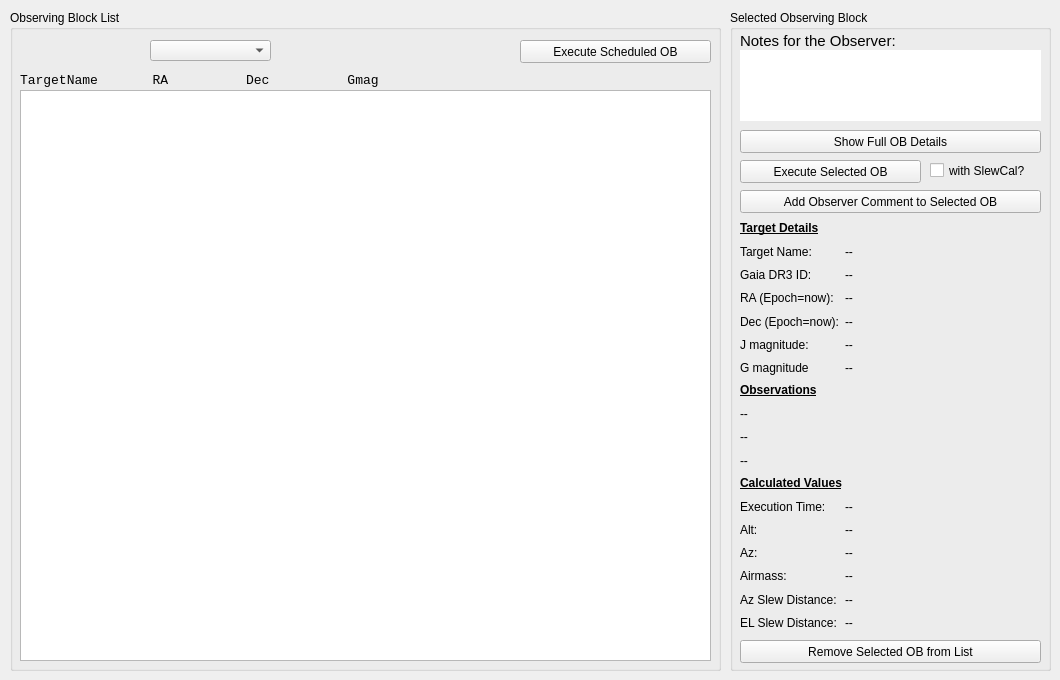
    <widget class="QWidget" name="tab">
     <attribute name="title">
      <string>Observing Blocks</string>
     </attribute>
     <widget class="QGroupBox" name="groupBox">
      <property name="geometry">
       <rect>
        <x>10</x>
        <y>10</y>
        <width>711</width>
        <height>661</height>
       </rect>
      </property>
      <property name="title">
       <string>Observing Block List</string>
      </property>
      <widget class="QComboBox" name="SortOrWeather">
       <property name="geometry">
        <rect>
         <x>140</x>
         <y>30</y>
         <width>121</width>
         <height>21</height>
        </rect>
       </property>
      </widget>
      <widget class="QListView" name="ListOfOBs">
       <property name="geometry">
        <rect>
         <x>10</x>
         <y>80</y>
         <width>691</width>
         <height>571</height>
        </rect>
       </property>
       <property name="font">
        <font>
         <family>Monospace</family>
         <pointsize>10</pointsize>
        </font>
       </property>
       <property name="alternatingRowColors">
        <bool>true</bool>
       </property>
      </widget>
      <widget class="QLabel" name="SortOrWeatherLabel">
       <property name="geometry">
        <rect>
         <x>10</x>
         <y>30</y>
         <width>121</width>
         <height>21</height>
        </rect>
       </property>
       <property name="font">
        <font>
         <pointsize>11</pointsize>
        </font>
       </property>
       <property name="text">
        <string/>
       </property>
       <property name="alignment">
        <set>Qt::AlignRight|Qt::AlignTrailing|Qt::AlignVCenter</set>
       </property>
      </widget>
      <widget class="QLabel" name="OBListHeader">
       <property name="geometry">
        <rect>
         <x>10</x>
         <y>60</y>
         <width>671</width>
         <height>21</height>
        </rect>
       </property>
       <property name="font">
        <font>
         <family>Monospace</family>
         <pointsize>10</pointsize>
        </font>
       </property>
       <property name="text">
        <string>TargetName       RA          Dec          Gmag</string>
       </property>
      </widget>
      <widget class="QPushButton" name="ExecuteScheduledOB">
       <property name="geometry">
        <rect>
         <x>510</x>
         <y>30</y>
         <width>191</width>
         <height>23</height>
        </rect>
       </property>
       <property name="text">
        <string>Execute Scheduled OB</string>
       </property>
      </widget>
     </widget>
     <widget class="QGroupBox" name="groupBox_2">
      <property name="geometry">
       <rect>
        <x>730</x>
        <y>10</y>
        <width>321</width>
        <height>661</height>
       </rect>
      </property>
      <property name="title">
       <string>Selected Observing Block</string>
      </property>
      <widget class="QPushButton" name="SOB_ExecuteButton">
       <property name="geometry">
        <rect>
         <x>10</x>
         <y>150</y>
         <width>181</width>
         <height>23</height>
        </rect>
       </property>
       <property name="text">
        <string>Execute Selected OB</string>
       </property>
      </widget>
      <widget class="QPushButton" name="SOB_ShowButton">
       <property name="geometry">
        <rect>
         <x>10</x>
         <y>120</y>
         <width>301</width>
         <height>23</height>
        </rect>
       </property>
       <property name="text">
        <string>Show Full OB Details</string>
       </property>
      </widget>
      <widget class="QWidget" name="gridLayoutWidget_14">
       <property name="geometry">
        <rect>
         <x>10</x>
         <y>210</y>
         <width>301</width>
         <height>411</height>
        </rect>
       </property>
       <layout class="QGridLayout" name="gridLayout_3" columnstretch="35,75">
        <item row="6" column="0">
         <widget class="QLabel" name="label_47">
          <property name="text">
           <string>G magnitude</string>
          </property>
         </widget>
        </item>
        <item row="14" column="0">
         <widget class="QLabel" name="label_69">
          <property name="text">
           <string>Az:</string>
          </property>
         </widget>
        </item>
        <item row="3" column="0">
         <widget class="QLabel" name="TargetRALabel">
          <property name="text">
           <string>RA (Epoch=now):</string>
          </property>
         </widget>
        </item>
        <item row="3" column="1">
         <widget class="QLabel" name="SOB_TargetRA">
          <property name="text">
           <string>--</string>
          </property>
         </widget>
        </item>
        <item row="17" column="1">
         <widget class="QLabel" name="SOB_ELSlew">
          <property name="text">
           <string>--</string>
          </property>
         </widget>
        </item>
        <item row="12" column="1">
         <widget class="QLabel" name="SOB_ExecutionTime">
          <property name="text">
           <string>--</string>
          </property>
         </widget>
        </item>
        <item row="2" column="1">
         <widget class="QLabel" name="SOB_GaiaID">
          <property name="text">
           <string>--</string>
          </property>
         </widget>
        </item>
        <item row="16" column="0">
         <widget class="QLabel" name="label_64">
          <property name="text">
           <string>Az Slew Distance:</string>
          </property>
         </widget>
        </item>
        <item row="1" column="0">
         <widget class="QLabel" name="TargetNameLabel">
          <property name="text">
           <string>Target Name:</string>
          </property>
         </widget>
        </item>
        <item row="8" column="0" colspan="2">
         <widget class="QLabel" name="SOB_Observation1">
          <property name="text">
           <string>--</string>
          </property>
         </widget>
        </item>
        <item row="16" column="1">
         <widget class="QLabel" name="SOB_AzSlew">
          <property name="text">
           <string>--</string>
          </property>
         </widget>
        </item>
        <item row="4" column="0">
         <widget class="QLabel" name="TargetDecLabel">
          <property name="text">
           <string>Dec (Epoch=now):</string>
          </property>
         </widget>
        </item>
        <item row="15" column="1">
         <widget class="QLabel" name="SOB_Airmass">
          <property name="text">
           <string>--</string>
          </property>
         </widget>
        </item>
        <item row="15" column="0">
         <widget class="QLabel" name="label_61">
          <property name="text">
           <string>Airmass:</string>
          </property>
         </widget>
        </item>
        <item row="0" column="0">
         <widget class="QLabel" name="label_73">
          <property name="text">
           <string>&lt;html&gt;&lt;head/&gt;&lt;body&gt;&lt;p&gt;&lt;span style=&quot; font-weight:600; text-decoration: underline;&quot;&gt;Target Details&lt;/span&gt;&lt;/p&gt;&lt;/body&gt;&lt;/html&gt;</string>
          </property>
         </widget>
        </item>
        <item row="13" column="1">
         <widget class="QLabel" name="SOB_EL">
          <property name="text">
           <string>--</string>
          </property>
         </widget>
        </item>
        <item row="7" column="0">
         <widget class="QLabel" name="label_74">
          <property name="text">
           <string>&lt;html&gt;&lt;head/&gt;&lt;body&gt;&lt;p&gt;&lt;span style=&quot; font-weight:600; text-decoration: underline;&quot;&gt;Observations&lt;/span&gt;&lt;/p&gt;&lt;/body&gt;&lt;/html&gt;</string>
          </property>
         </widget>
        </item>
        <item row="12" column="0">
         <widget class="QLabel" name="label_3">
          <property name="text">
           <string>Execution Time:</string>
          </property>
         </widget>
        </item>
        <item row="4" column="1">
         <widget class="QLabel" name="SOB_TargetDec">
          <property name="text">
           <string>--</string>
          </property>
         </widget>
        </item>
        <item row="1" column="1">
         <widget class="QLabel" name="SOB_TargetName">
          <property name="text">
           <string>--</string>
          </property>
         </widget>
        </item>
        <item row="17" column="0">
         <widget class="QLabel" name="label_65">
          <property name="text">
           <string>EL Slew Distance:</string>
          </property>
         </widget>
        </item>
        <item row="6" column="1">
         <widget class="QLabel" name="SOB_Gmag">
          <property name="text">
           <string>--</string>
          </property>
         </widget>
        </item>
        <item row="9" column="0" colspan="2">
         <widget class="QLabel" name="SOB_Observation2">
          <property name="text">
           <string>--</string>
          </property>
         </widget>
        </item>
        <item row="13" column="0">
         <widget class="QLabel" name="label_70">
          <property name="text">
           <string>Alt:</string>
          </property>
         </widget>
        </item>
        <item row="14" column="1">
         <widget class="QLabel" name="SOB_Az">
          <property name="text">
           <string>--</string>
          </property>
         </widget>
        </item>
        <item row="5" column="0">
         <widget class="QLabel" name="label_45">
          <property name="text">
           <string>J magnitude:</string>
          </property>
         </widget>
        </item>
        <item row="5" column="1">
         <widget class="QLabel" name="SOB_Jmag">
          <property name="text">
           <string>--</string>
          </property>
         </widget>
        </item>
        <item row="2" column="0">
         <widget class="QLabel" name="label_4">
          <property name="text">
           <string>Gaia DR3 ID:</string>
          </property>
         </widget>
        </item>
        <item row="10" column="0" colspan="2">
         <widget class="QLabel" name="SOB_Observation3">
          <property name="text">
           <string>--</string>
          </property>
         </widget>
        </item>
        <item row="11" column="0" colspan="2">
         <widget class="QLabel" name="label_72">
          <property name="text">
           <string>&lt;html&gt;&lt;head/&gt;&lt;body&gt;&lt;p&gt;&lt;span style=&quot; font-weight:600; text-decoration: underline;&quot;&gt;Calculated Values&lt;/span&gt;&lt;/p&gt;&lt;/body&gt;&lt;/html&gt;</string>
          </property>
         </widget>
        </item>
       </layout>
      </widget>
      <widget class="QLabel" name="CommentToObserver">
       <property name="geometry">
        <rect>
         <x>10</x>
         <y>40</y>
         <width>301</width>
         <height>71</height>
        </rect>
       </property>
       <property name="font">
        <font>
         <family>Monospace</family>
         <pointsize>10</pointsize>
        </font>
       </property>
       <property name="styleSheet">
        <string notr="true">background-color:white;</string>
       </property>
       <property name="text">
        <string/>
       </property>
       <property name="alignment">
        <set>Qt::AlignLeading|Qt::AlignLeft|Qt::AlignTop</set>
       </property>
       <property name="wordWrap">
        <bool>true</bool>
       </property>
      </widget>
      <widget class="QLabel" name="CommentToObserverLabel">
       <property name="geometry">
        <rect>
         <x>10</x>
         <y>20</y>
         <width>281</width>
         <height>21</height>
        </rect>
       </property>
       <property name="font">
        <font>
         <pointsize>11</pointsize>
        </font>
       </property>
       <property name="text">
        <string>Notes for the Observer:</string>
       </property>
      </widget>
      <widget class="QCheckBox" name="SlewCal">
       <property name="geometry">
        <rect>
         <x>200</x>
         <y>150</y>
         <width>111</width>
         <height>21</height>
        </rect>
       </property>
       <property name="text">
        <string>with SlewCal?</string>
       </property>
      </widget>
      <widget class="QPushButton" name="SOB_AddComment">
       <property name="geometry">
        <rect>
         <x>10</x>
         <y>180</y>
         <width>301</width>
         <height>23</height>
        </rect>
       </property>
       <property name="text">
        <string>Add Observer Comment to Selected OB</string>
       </property>
      </widget>
      <widget class="QPushButton" name="SOB_RemoveFromList">
       <property name="geometry">
        <rect>
         <x>10</x>
         <y>630</y>
         <width>301</width>
         <height>23</height>
        </rect>
       </property>
       <property name="text">
        <string>Remove Selected OB from List</string>
       </property>
      </widget>
     </widget>
    </widget>
